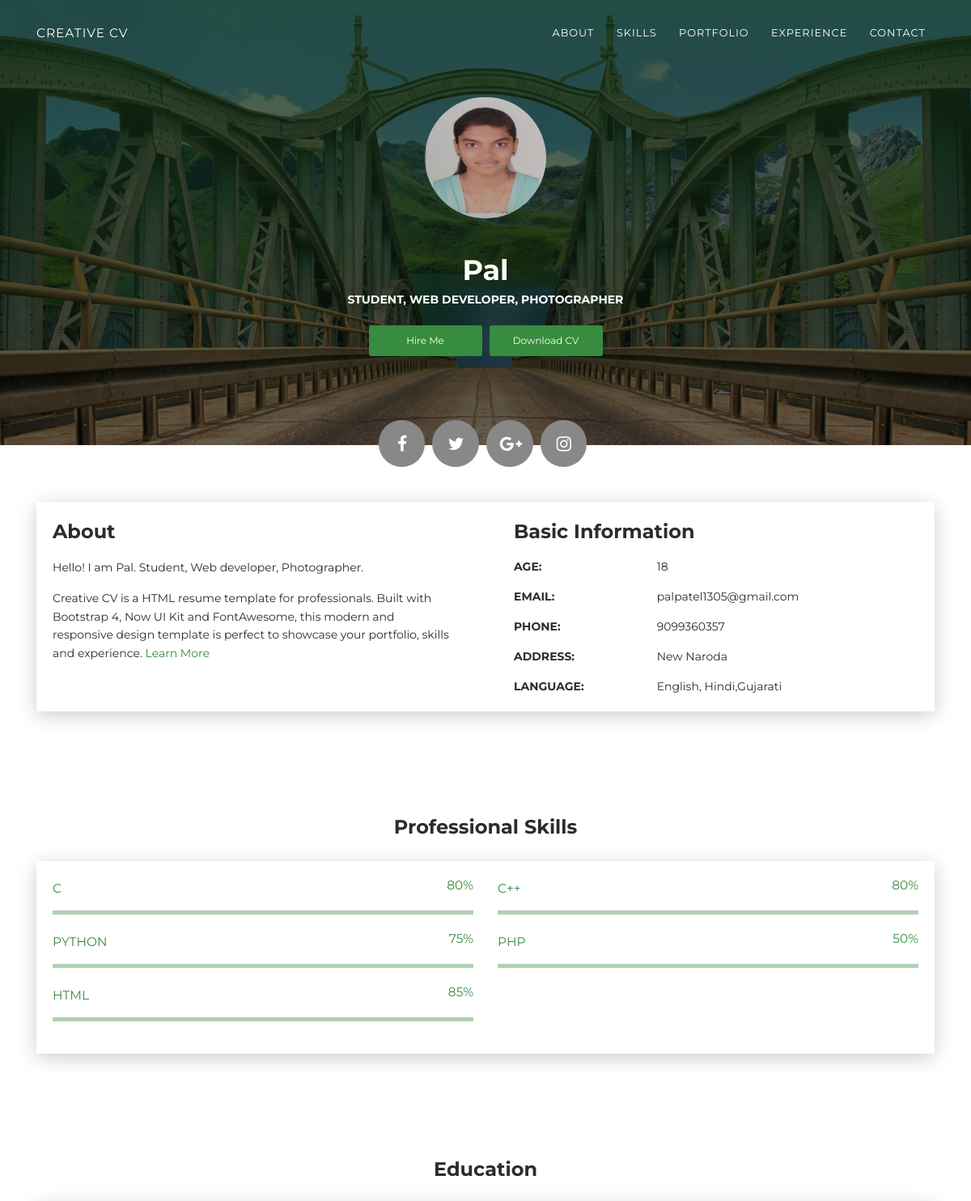
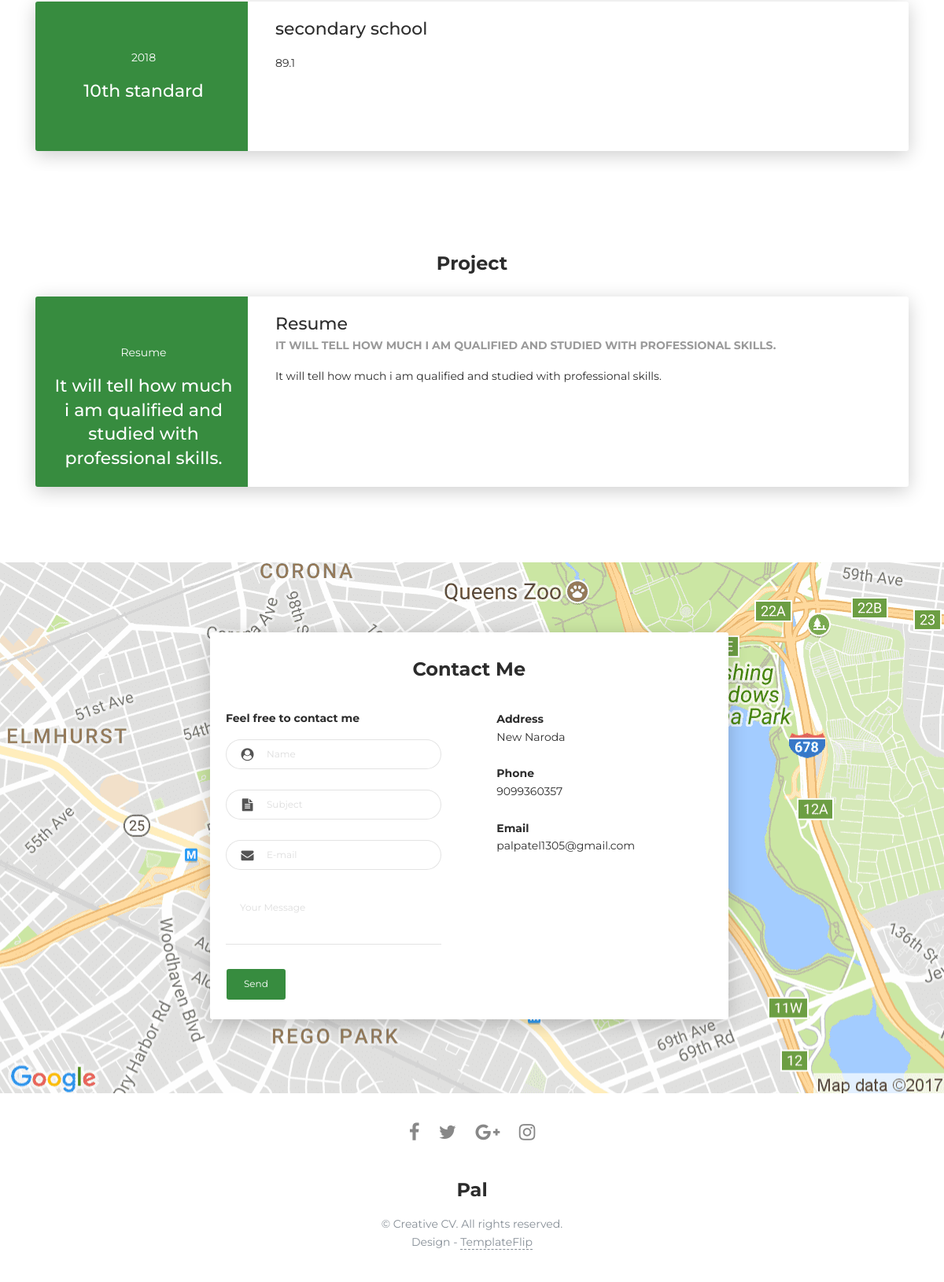
The page / on the database its author committed (2 pictures, top to bottom).
### app/models.py (models this page shows, shortened)
class INFO(models.Model):
    name = models.CharField(max_length=50)
    desi = models.CharField(max_length=50)
    about = models.CharField(max_length=500)
    age = models.IntegerField()
    email = models.CharField(max_length=50)
    phone  = models.CharField(max_length=13)
    address = models.CharField(max_length=500)
    lang = models.CharField(max_length=50)

class skill(models.Model):
    sub = models.CharField(max_length=10)
    cap = models.CharField(max_length=4)

class edu(models.Model):
    due = models.CharField(max_length=20)
    degree = models.CharField(max_length=50)
    university = models.CharField(max_length=100)
    college = models.CharField(max_length=100)
    persentage = models.CharField(max_length=4)

class project(models.Model):
    pr_name = models.CharField(max_length=100)
    pr_about = models.CharField(max_length=500)

### app/views.py (the view, shortened to what this page needs)
# urls.py: path('',home,name="home"),
def home(request):
    data = INFO.objects.first()
    skills = skill.objects.all()
    exp = experince.objects.all()
    ed = edu.objects.all()
    dp = DP.objects.last()
    pro = project.objects.all()
    context={
        'data':data,
        'skills':skills,
        'exp':exp,
        'ed':ed,
        'dp':dp,
        'pro':pro
    }
    return render(request,"app/home.html",context)

### app/templates/app/home.html (shortened to what this page needs)
{% load static %}
<!DOCTYPE html>
<html lang="en-US">
  <head>
    <link href="https://maxcdn.bootstrapcdn.com/font-awesome/latest/css/font-awesome.min.css" rel="stylesheet">
    <link href="{% static 'app/css/aos.css' %}" rel="stylesheet">
    <link href="{% static 'app/css/bootstrap.min.css' %}" rel="stylesheet">
    <link href="{% static 'app/css/main.css' %}" rel="stylesheet">
  </head>
  <body id="top">
    <header>
      <div class="profile-page sidebar-collapse">
        <nav class="navbar navbar-expand-lg fixed-top navbar-transparent bg-primary" color-on-scroll="400">
          <div class="container">
            <div class="navbar-translate"><a class="navbar-brand" href="#" rel="tooltip">Creative CV</a>
            </div>
            <div class="collapse navbar-collapse justify-content-end" id="navigation">
              <ul class="navbar-nav">
                <li class="nav-item"><a class="nav-link smooth-scroll" href="#about">About</a></li>
                <li class="nav-item"><a class="nav-link smooth-scroll" href="#skill">Skills</a></li>
                <li class="nav-item"><a class="nav-link smooth-scroll" href="#portfolio">Portfolio</a></li>
                <li class="nav-item"><a class="nav-link smooth-scroll" href="#experience">Experience</a></li>
                <li class="nav-item"><a class="nav-link smooth-scroll" href="#contact">Contact</a></li>
              </ul>
            </div>
          </div>
        </nav>
      </div>
    </header>
    <div class="page-content">
      <div>
<div class="profile-page">
  <div class="wrapper">
    <div class="page-header page-header-small" filter-color="green">
      <div class="container">
        <div class="content-center">
          <div class="cc-profile-image"><a href="#"><img src="{% static 'app/images/dp.jpg' %}" alt="Image"/></a></div>
          <div class="h2 title">{{data.name}}</div>
          <p class="category text-white">{{data.desi}}</p><a class="btn btn-primary smooth-scroll mr-2" href="#contact" data-aos="zoom-in" data-aos-anchor="data-aos-anchor">Hire Me</a><a class="btn btn-primary" href="#" data-aos="zoom-in" data-aos-anchor="data-aos-anchor">Download CV</a>
        </div>
      </div>
      <div class="section">
        <div class="container">
          <div class="button-container"><a class="btn btn-default btn-round btn-lg btn-icon" href="#" rel="tooltip" title="Follow me on Facebook"><i class="fa fa-facebook"></i></a><a class="btn btn-default btn-round btn-lg btn-icon" href="#" rel="tooltip" title="Follow me on Twitter"><i class="fa fa-twitter"></i></a><a class="btn btn-default btn-round btn-lg btn-icon" href="#" rel="tooltip" title="Follow me on Google+"><i class="fa fa-google-plus"></i></a><a class="btn btn-default btn-round btn-lg btn-icon" href="#" rel="tooltip" title="Follow me on Instagram"><i class="fa fa-instagram"></i></a></div>
        </div>
      </div>
    </div>
  </div>
</div>
<div class="section" id="about">
  <div class="container">
    <div class="card" data-aos="fade-up" data-aos-offset="10">
      <div class="row">
        <div class="col-lg-6 col-md-12">
          <div class="card-body">
            <div class="h4 mt-0 title">About</div>
            <p>Hello! I am {{data.name}}. {{data.desi}}.</p>
            <p>Creative CV is a HTML resume template for professionals. Built with Bootstrap 4, Now UI Kit and FontAwesome, this modern and responsive design template is perfect to showcase your portfolio, skills and experience. <a href="https://templateflip.com/templates/creative-cv/" target="_blank">Learn More</a></p>
          </div>
        </div>
        <div class="col-lg-6 col-md-12">
          <div class="card-body">
            <div class="h4 mt-0 title">Basic Information</div>
            <div class="row">
              <div class="col-sm-4"><strong class="text-uppercase">Age:</strong></div>
              <div class="col-sm-8">{{data.age}}</div>
            </div>
            <div class="row mt-3">
              <div class="col-sm-4"><strong class="text-uppercase">Email:</strong></div>
              <div class="col-sm-8">{{data.email}}</div>
            </div>
            <div class="row mt-3">
              <div class="col-sm-4"><strong class="text-uppercase">Phone:</strong></div>
              <div class="col-sm-8">{{data.phone}}</div>
            </div>
            <div class="row mt-3">
              <div class="col-sm-4"><strong class="text-uppercase">Address:</strong></div>
              <div class="col-sm-8">{{data.address}}</div>
            </div>
            <div class="row mt-3">
              <div class="col-sm-4"><strong class="text-uppercase">Language:</strong></div>
              <div class="col-sm-8">{{data.lang}}</div>
            </div>
          </div>
        </div>
      </div>
    </div>
  </div>
</div>
<div class="section" id="skill">
  <div class="container">
    <div class="h4 text-center mb-4 title">Professional Skills</div>
    <div class="card" data-aos="fade-up" data-aos-anchor-placement="top-bottom">
      <div class="card-body">
        <div class="row">
          {% for i in skills %}
          <div class="col-md-6">
            <div class="progress-container progress-primary"><span class="progress-badge">{{i.sub}}</span>
              <div class="progress">
                <span class="progress-value">{{i.cap}}%</span>
              </div>
            </div>
          </div>
          {% endfor %}
        </div>
      </div>
    </div>
  </div>
</div>
<div class="section">
  <div class="container cc-education">
    <div class="h4 text-center mb-4 title">Education</div>
    {% for i in ed %}
    <div class="card">
      <div class="row">
        <div class="col-md-3 bg-primary" data-aos="fade-right" data-aos-offset="50" data-aos-duration="500">
          <div class="card-body cc-education-header">
            <p>{{i.due}}</p>
            <div class="h5">{{i.degree}}</div>
          </div>
        </div>
        <div class="col-md-9" data-aos="fade-left" data-aos-offset="50" data-aos-duration="500">
          <div class="card-body">
            <div class="h5">{{i.college}}</div>
            <p>{{i.persentage}}</p>
          </div>
        </div>
      </div>
    </div>
    {% endfor %}
  </div>
</div>
<div class="section">
  <div class="container cc-education">
    <div class="h4 text-center mb-4 title">Project</div>
    {% for i in pro %}
    <div class="card">
      <div class="row">
        <div class="col-md-3 bg-primary" data-aos="fade-right" data-aos-offset="50" data-aos-duration="500">
          <div class="card-body cc-education-header">
            <p>{{i.pr_name}}</p>
            <div class="h5">{{i.pr_about}}</div>
          </div>
        </div>
        <div class="col-md-9" data-aos="fade-left" data-aos-offset="50" data-aos-duration="500">
          <div class="card-body">
            <div class="h5">{{i.pr_name}}</div>
            <p class="category">{{i.pr_about}}</p>
            <p>{{i.pr_about}}</p>
          </div>
        </div>
      </div>
    </div>
    {% endfor %}
  </div>
</div>
<div class="section" id="contact">
  <div class="cc-contact-information" style="background-image:url({% static 'app/images/staticmap.png' %})">
    <div class="container">
      <div class="cc-contact">
        <div class="row">
          <div class="col-md-9">
            <div class="card mb-0" data-aos="zoom-in">
              <div class="h4 text-center title">Contact Me</div>
              <div class="row">
                <div class="col-md-6">
                  <div class="card-body">
                    <form action="" method="POST">
                      <div class="p pb-3"><strong>Feel free to contact me </strong></div>
                      <div class="row mb-3">
                        <div class="col">
                          <div class="input-group"><span class="input-group-addon"><i class="fa fa-user-circle"></i></span>
                            <input class="form-control" type="text" name="name" placeholder="Name" required="required"/>
                          </div>
                        </div>
                      </div>
                      <div class="row mb-3">
                        <div class="col">
                          <div class="input-group"><span class="input-group-addon"><i class="fa fa-file-text"></i></span>
                            <input class="form-control" type="text" name="Subject" placeholder="Subject" required="required"/>
                          </div>
                        </div>
                      </div>
                      <div class="row mb-3">
                        <div class="col">
                          <div class="input-group"><span class="input-group-addon"><i class="fa fa-envelope"></i></span>
                            <input class="form-control" type="email" name="_replyto" placeholder="E-mail" required="required"/>
                          </div>
                        </div>
                      </div>
                      <div class="row mb-3">
                        <div class="col">
                          <div class="form-group">
                            <textarea class="form-control" name="message" placeholder="Your Message" required="required"></textarea>
                          </div>
                        </div>
                      </div>
                      <div class="row">
                        <div class="col">
                          <button class="btn btn-primary" type="submit">Send</button>
                        </div>
                      </div>
                    </form>
                  </div>
                </div>
                <div class="col-md-6">
                  <div class="card-body">
                    <p class="mb-0"><strong>Address </strong></p>
                    <p class="pb-2">{{data.address}}</p>
                    <p class="mb-0"><strong>Phone</strong></p>
                    <p class="pb-2">{{data.phone}}</p>
                    <p class="mb-0"><strong>Email</strong></p>
                    <p>{{data.email}}</p>
                  </div>
                </div>
              </div>
            </div>
          </div>
        </div>
      </div>
    </div>
  </div>
</div></div>
    </div>
    <footer class="footer">
      <div class="container text-center"><a class="cc-facebook btn btn-link" href="#"><i class="fa fa-facebook fa-2x " aria-hidden="true"></i></a><a class="cc-twitter btn btn-link " href="#"><i class="fa fa-twitter fa-2x " aria-hidden="true"></i></a><a class="cc-google-plus btn btn-link" href="#"><i class="fa fa-google-plus fa-2x" aria-hidden="true"></i></a><a class="cc-instagram btn btn-link" href="#"><i class="fa fa-instagram fa-2x " aria-hidden="true"></i></a></div>
      <div class="h4 title text-center">{{data.name}}</div>
      <div class="text-center text-muted">
        <p>&copy; Creative CV. All rights reserved.<br>Design - <a class="credit" href="https://templateflip.com" target="_blank">TemplateFlip</a></p>
      </div>
    </footer>
  </body>
</html>

### rows shown on the page
INFO: name "Pal", desi "STUDENT, WEB DEVELOPER, PHOTOGRAPHER", desi "Student, Web developer, Photographer", age "18", email "palpatel1305@gmail.com", phone "9099360357", address "New Naroda", lang "English, Hindi,Gujarati"
skill: sub "C", cap "80"
skill: sub "C++", cap "80"
skill: sub "PYTHON", cap "75"
skill: sub "PHP", cap "50"
skill: sub "HTML", cap "85"
edu: due "2018", degree "10th standard", college "secondary school", persentage "89.1"
project: pr_name "Resume", pr_about "It will tell how much i am qualified and studied with professional skills.", pr_about "IT WILL TELL HOW MUCH I AM QUALIFIED AND STUDIED WITH PROFESSIONAL SKILLS."
